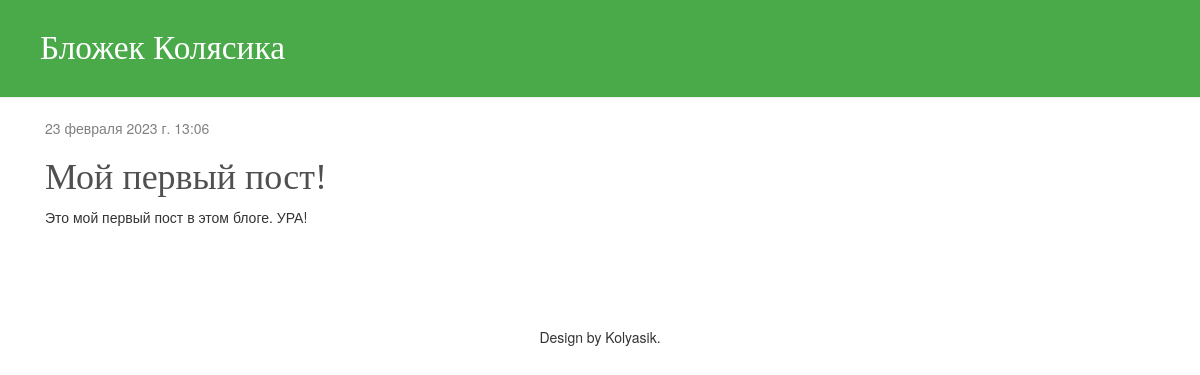
The app's page /, older data.
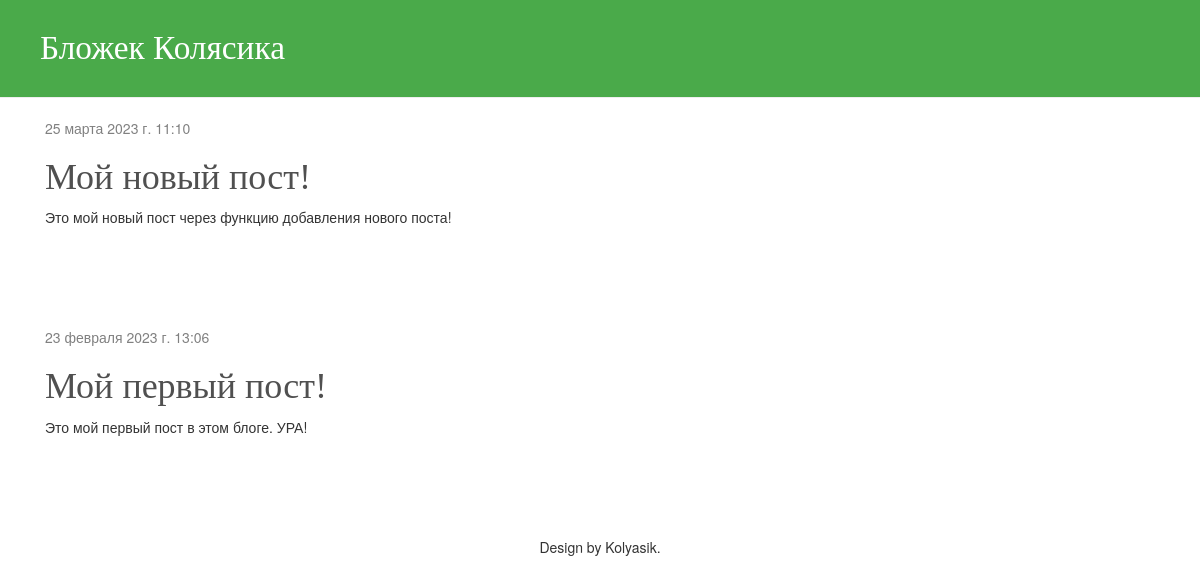
The same page, newer data.
### blog/models.py (models this page shows, shortened)
class Post(models.Model):
    author = models.ForeignKey(settings.AUTH_USER_MODEL, on_delete=models.CASCADE)
    title = models.CharField(max_length=200)
    text = models.TextField()
    created_date = models.DateTimeField(default=timezone.now)
    published_date = models.DateTimeField(blank=True, null=True)

### blog/views.py (the view)
# urls.py: path('', views.post_list, name='post_list'),
def post_list(request):
    posts = Post.objects.filter(published_date__lte = timezone.now()).order_by('-published_date')
    return render(request, 'blog/post_list.html', {'posts': posts})

### blog/templates/blog/post_list.html
{% extends 'blog/base.html' %}
{% block content %}
    {% for post in posts %}
    <div class="post">
        <div class="date">
            {{ post.published_date }}
        </div>
        <h1><a href="{% url 'post_detail' pk=post.pk %}">{{ post.title }}</a></h1>
        <p>{{ post.text|linebreaksbr }}</p>
    </div>
    {% endfor %}
{% endblock %}

Row changes from the older to the newer data that the page shows:
added Post: published_date "25 марта 2023 г. 11:10", title "Мой новый пост!", text "Это мой новый пост через функцию добавления нового поста!"
